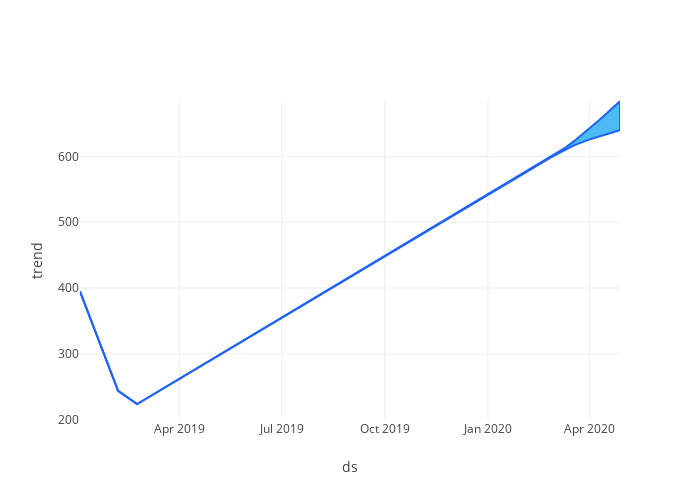
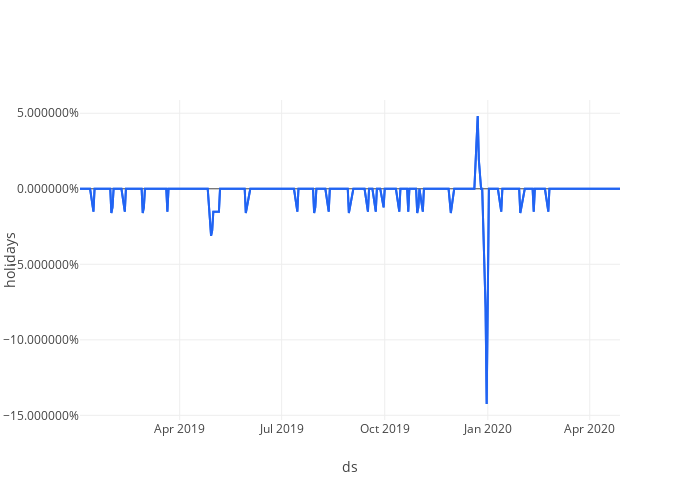
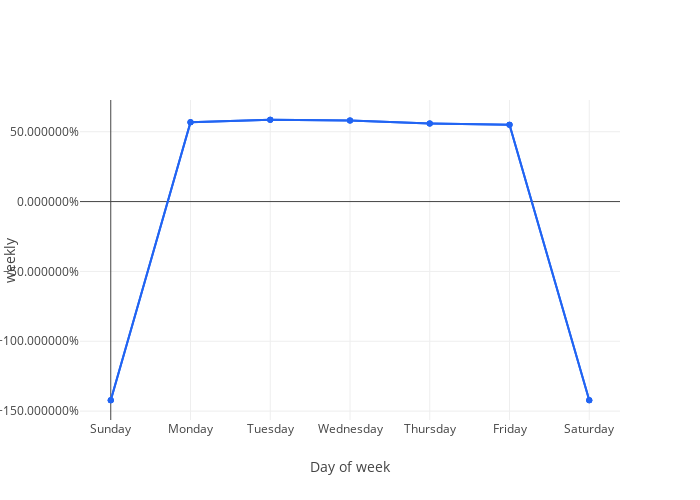
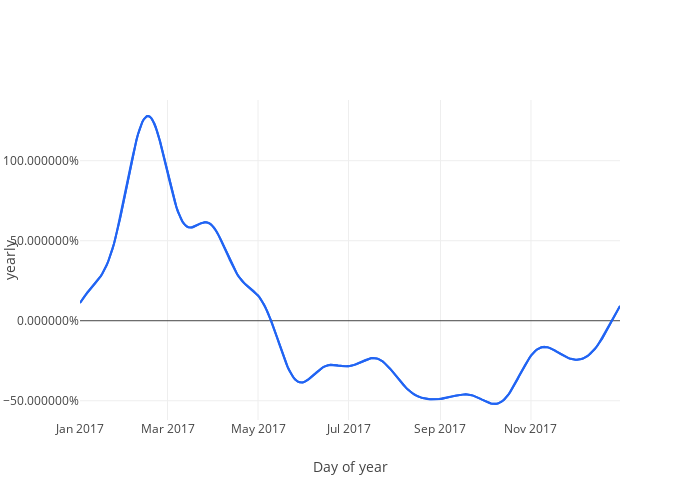

Notebook code for these charts, in order:
### Code cell
# View seasonality components in the model
# Use prophet_model.plot_components(forecast) to use Prophet's built-in charts
u.plot_components(prophet_model, forecast)

### Figure 1 — Plotly figure (JSON) as saved in the notebook; plotly's stock layout.template omitted (floating-point values rounded to 4 significant figures; data arrays with more than 128 entries replaced by an {"elided": "..."} marker saying what was removed)
{"data": [{"line": {"color": "#2164F3"}, "name": "trend", "showlegend": false, "type": "scatter", "uid": "70dc86aa-de94-490c-9850-ea05e5a68984", "x": {"elided": "352 str values"}, "y": {"elided": "352 float values"}}, {"fill": "tozerox", "fillcolor": "#4CBBF3", "line": {"color": "#2164F3"}, "name": "u-l bound", "showlegend": false, "type": "scatter", "uid": "29bdad4e-2e70-4542-b25a-a357cfba66eb", "x": {"elided": "704 str values"}, "y": {"elided": "704 float values"}}], "layout": {"height": 500, "width": 700, "xaxis": {"title": {"text": "ds"}}, "yaxis": {"title": {"text": "trend"}}}}

### Figure 2 — Plotly figure (JSON) as saved in the notebook; plotly's stock layout.template omitted (floating-point values rounded to 4 significant figures; data arrays with more than 128 entries replaced by an {"elided": "..."} marker saying what was removed)
{"data": [{"line": {"color": "#2164F3"}, "name": "holidays", "showlegend": false, "type": "scatter", "uid": "d0217466-05b3-444d-8922-ccaae6f117e6", "x": {"elided": "352 str values"}, "y": {"elided": "352 float values"}}, {"fill": "tozerox", "fillcolor": "#4CBBF3", "line": {"color": "#2164F3"}, "name": "u-l bound", "showlegend": false, "type": "scatter", "uid": "1e7ef835-96c3-4b67-988e-716813787cbb", "x": {"elided": "704 str values"}, "y": {"elided": "704 float values"}}], "layout": {"height": 500, "width": 700, "xaxis": {"title": {"text": "ds"}}, "yaxis": {"tickformat": "%", "title": {"text": "holidays"}}}}

### Figure 3 — Plotly figure (JSON) as saved in the notebook; plotly's stock layout.template omitted (floating-point values rounded to 4 significant figures)
{"data": [{"line": {"color": "#2164F3"}, "name": "weekly", "showlegend": false, "type": "scatter", "uid": "4d5a8ed6-c126-417c-a636-7ce3fa78adc7", "x": [0, 1, 2, 3, 4, 5, 6], "y": [-1.422, 0.5688, 0.5858, 0.58, 0.5591, 0.5509, -1.422]}, {"fill": "tozerox", "fillcolor": "#4CBBF3", "line": {"color": "#2164F3"}, "name": "u-l bound", "showlegend": false, "type": "scatter", "uid": "5a92a1d5-25a8-4fd2-bb6d-3bac8feaff61", "x": [0, 1, 2, 3, 4, 5, 6, 6, 5, 4, 3, 2, 1, 0], "y": [-1.422, 0.5688, 0.5858, 0.58, 0.5591, 0.5509, -1.422, -1.422, 0.5509, 0.5591, 0.58, 0.5858, 0.5688, -1.422]}], "layout": {"height": 500, "width": 700, "xaxis": {"ticktext": ["Sunday", "Monday", "Tuesday", "Wednesday", "Thursday", "Friday", "Saturday"], "tickvals": [0, 1, 2, 3, 4, 5, 6], "title": {"text": "Day of week"}}, "yaxis": {"tickformat": "%", "title": {"text": "weekly"}}}}

### Figure 4 — Plotly figure (JSON) as saved in the notebook; plotly's stock layout.template omitted (floating-point values rounded to 4 significant figures; data arrays with more than 128 entries replaced by an {"elided": "..."} marker saying what was removed)
{"data": [{"line": {"color": "#2164F3"}, "name": "yearly", "showlegend": false, "type": "scatter", "uid": "7c326c95-181e-4bb2-a35b-7c40b94f2755", "x": {"elided": "365 str values"}, "y": {"elided": "365 float values"}}, {"fill": "tozerox", "fillcolor": "#4CBBF3", "line": {"color": "#2164F3"}, "name": "u-l bound", "showlegend": false, "type": "scatter", "uid": "c6c34da9-538f-4be7-b250-d11965c5d424", "x": {"elided": "730 str values"}, "y": {"elided": "730 float values"}}], "layout": {"height": 500, "width": 700, "xaxis": {"title": {"text": "Day of year"}}, "yaxis": {"tickformat": "%", "title": {"text": "yearly"}}}}
